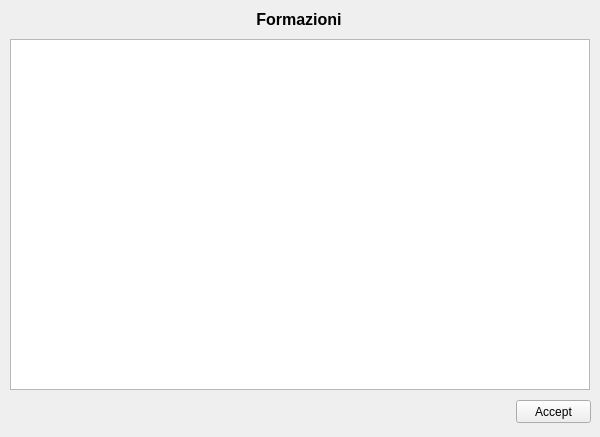
<?xml version="1.0" encoding="UTF-8"?>
<ui version="4.0">
 <class>FileFormazioniViewerClass</class>
 <widget class="QWidget" name="FileFormazioniViewerClass">
  <property name="geometry">
   <rect>
    <x>0</x>
    <y>0</y>
    <width>600</width>
    <height>437</height>
   </rect>
  </property>
  <property name="windowTitle">
   <string>File Formazioni Viewer</string>
  </property>
  <widget class="QLabel" name="label">
   <property name="geometry">
    <rect>
     <x>4</x>
     <y>4</y>
     <width>590</width>
     <height>31</height>
    </rect>
   </property>
   <property name="text">
    <string>&lt;!DOCTYPE HTML PUBLIC &quot;-//W3C//DTD HTML 4.0//EN&quot; &quot;http://www.w3.org/TR/REC-html40/strict.dtd&quot;&gt;
&lt;html&gt;&lt;head&gt;&lt;meta name=&quot;qrichtext&quot; content=&quot;1&quot; /&gt;&lt;style type=&quot;text/css&quot;&gt;
p, li { white-space: pre-wrap; }
&lt;/style&gt;&lt;/head&gt;&lt;body style=&quot; font-family:'MS Shell Dlg 2'; font-size:8.25pt; font-weight:400; font-style:normal;&quot;&gt;
&lt;p align=&quot;center&quot; style=&quot; margin-top:0px; margin-bottom:0px; margin-left:0px; margin-right:0px; -qt-block-indent:0; text-indent:0px;&quot;&gt;&lt;span style=&quot; font-size:12pt; font-weight:600;&quot;&gt;Formazioni&lt;/span&gt;&lt;/p&gt;&lt;/body&gt;&lt;/html&gt;</string>
   </property>
  </widget>
  <widget class="QPlainTextEdit" name="plainTextEdit">
   <property name="geometry">
    <rect>
     <x>10</x>
     <y>39</y>
     <width>580</width>
     <height>351</height>
    </rect>
   </property>
  </widget>
  <widget class="QPushButton" name="pushButton">
   <property name="geometry">
    <rect>
     <x>516</x>
     <y>400</y>
     <width>75</width>
     <height>23</height>
    </rect>
   </property>
   <property name="text">
    <string>Accept</string>
   </property>
  </widget>
 </widget>
 <layoutdefault spacing="6" margin="11"/>
 <resources/>
 <connections>
  <connection>
   <sender>pushButton</sender>
   <signal>clicked()</signal>
   <receiver>FileFormazioniViewerClass</receiver>
   <slot>saveFileAndClose()</slot>
   <hints>
    <hint type="sourcelabel">
     <x>530</x>
     <y>411</y>
    </hint>
    <hint type="destinationlabel">
     <x>369</x>
     <y>408</y>
    </hint>
   </hints>
  </connection>
 </connections>
 <slots>
  <slot>saveFileAndClose()</slot>
 </slots>
</ui>
